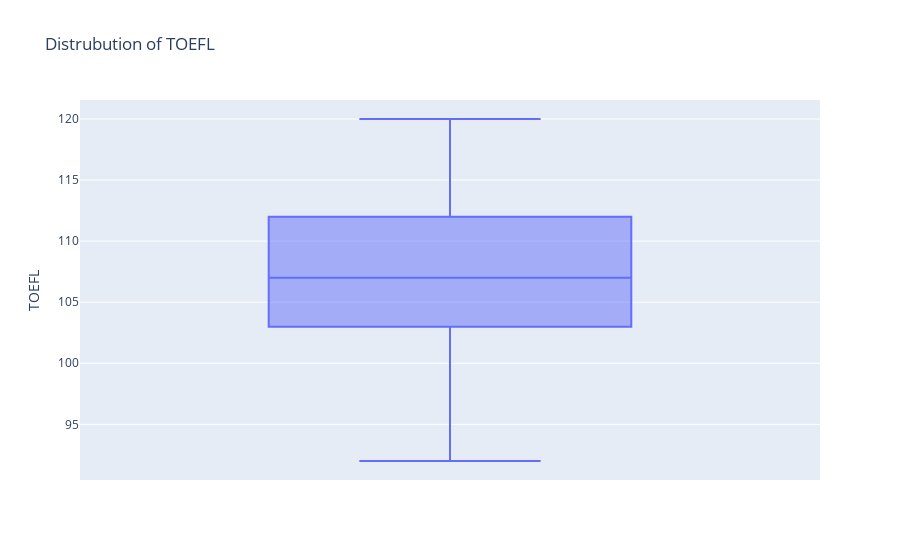

Write notebook code for a chart like this one.
### Code cell
fig = px.box(df,y="TOEFL",title=f"Distrubution of TOEFL")
fig.show()

### Figure 1 — Plotly figure (JSON) as saved in the notebook; plotly's stock layout.template omitted (floating-point values rounded to 4 significant figures; data arrays with more than 128 entries replaced by an {"elided": "..."} marker saying what was removed)
{"data": [{"alignmentgroup": "True", "hovertemplate": "TOEFL=%{y}<extra></extra>", "legendgroup": "", "marker": {"color": "#636efa"}, "name": "", "notched": false, "offsetgroup": "", "orientation": "v", "showlegend": false, "type": "box", "x0": " ", "xaxis": "x", "y": {"elided": "500 int values"}, "y0": " ", "yaxis": "y"}], "layout": {"boxmode": "group", "legend": {"tracegroupgap": 0}, "title": {"text": "Distrubution of TOEFL"}, "xaxis": {"anchor": "y", "domain": [0, 1]}, "yaxis": {"anchor": "x", "domain": [0, 1], "title": {"text": "TOEFL"}}}}
